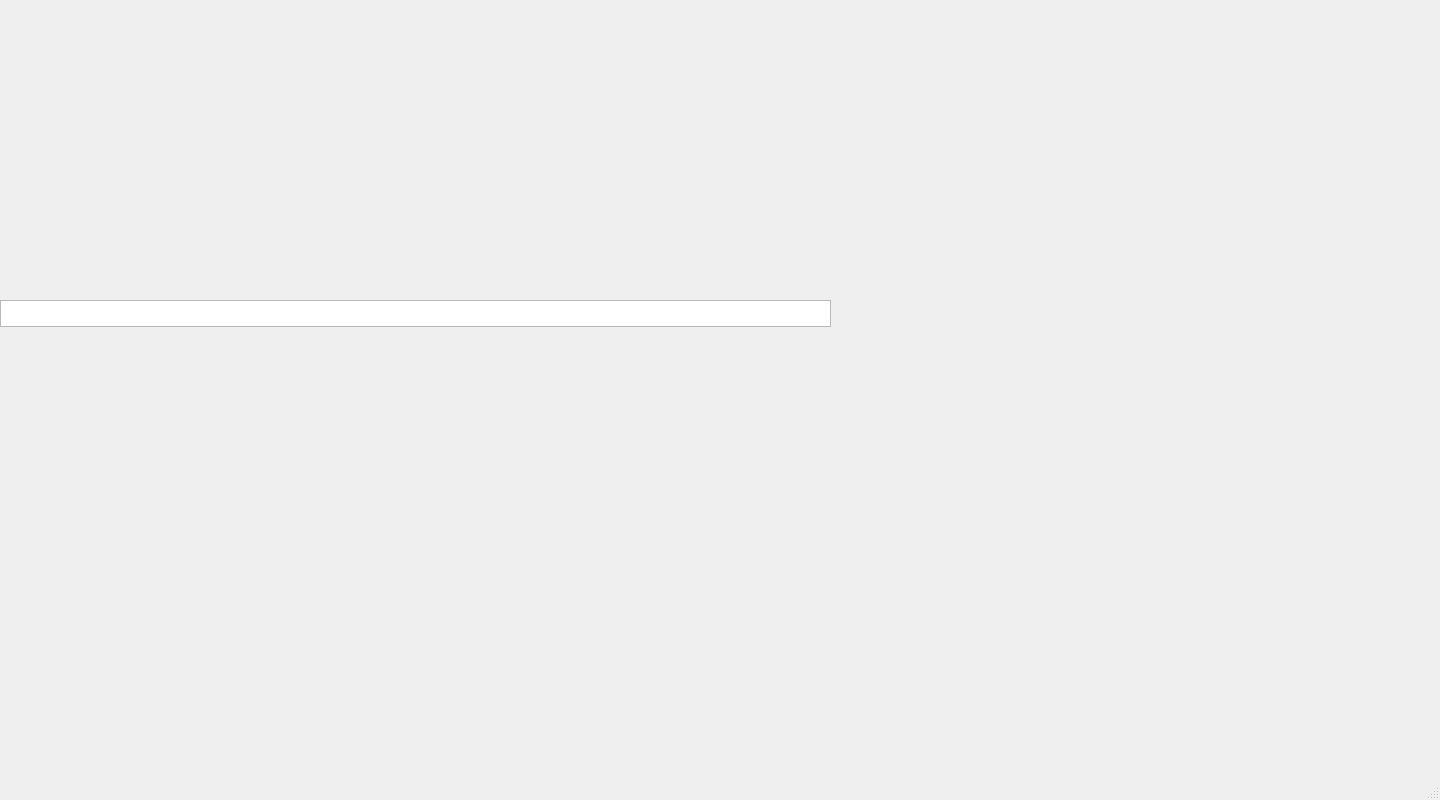
<?xml version="1.0" encoding="UTF-8"?>
<ui version="4.0">
 <class>MainWindow</class>
 <widget class="QMainWindow" name="MainWindow">
  <property name="geometry">
   <rect>
    <x>0</x>
    <y>0</y>
    <width>1440</width>
    <height>800</height>
   </rect>
  </property>
  <property name="windowTitle">
   <string>MainWindow</string>
  </property>
  <widget class="QWidget" name="centralWidget">
   <widget class="QPlainTextEdit" name="plainTextEdit">
    <property name="geometry">
     <rect>
      <x>0</x>
      <y>300</y>
      <width>831</width>
      <height>27</height>
     </rect>
    </property>
    <property name="sizePolicy">
     <sizepolicy hsizetype="Expanding" vsizetype="Preferred">
      <horstretch>0</horstretch>
      <verstretch>0</verstretch>
     </sizepolicy>
    </property>
    <property name="minimumSize">
     <size>
      <width>831</width>
      <height>0</height>
     </size>
    </property>
   </widget>
  </widget>
  <widget class="QStatusBar" name="statusBar"/>
  <widget class="QMenuBar" name="menuBar">
   <property name="geometry">
    <rect>
     <x>0</x>
     <y>0</y>
     <width>1440</width>
     <height>22</height>
    </rect>
   </property>
  </widget>
 </widget>
 <layoutdefault spacing="6" margin="11"/>
 <resources/>
 <connections/>
</ui>
